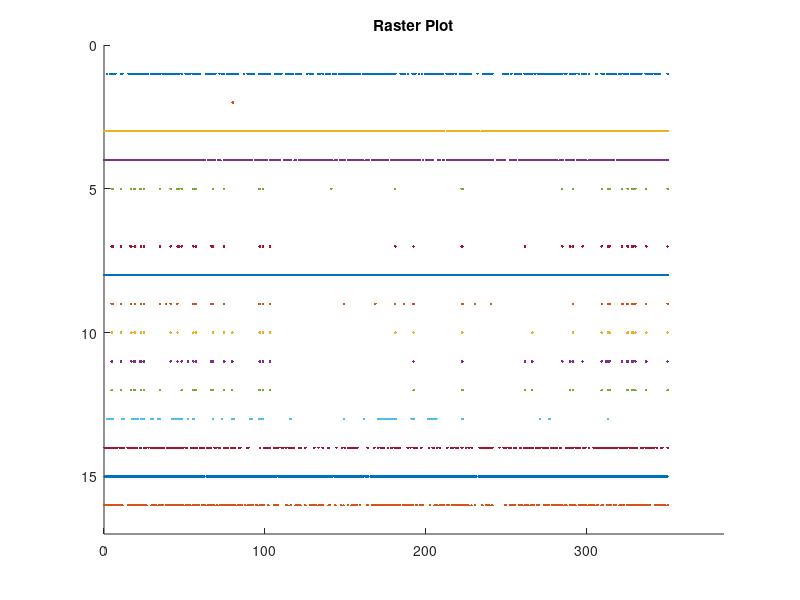
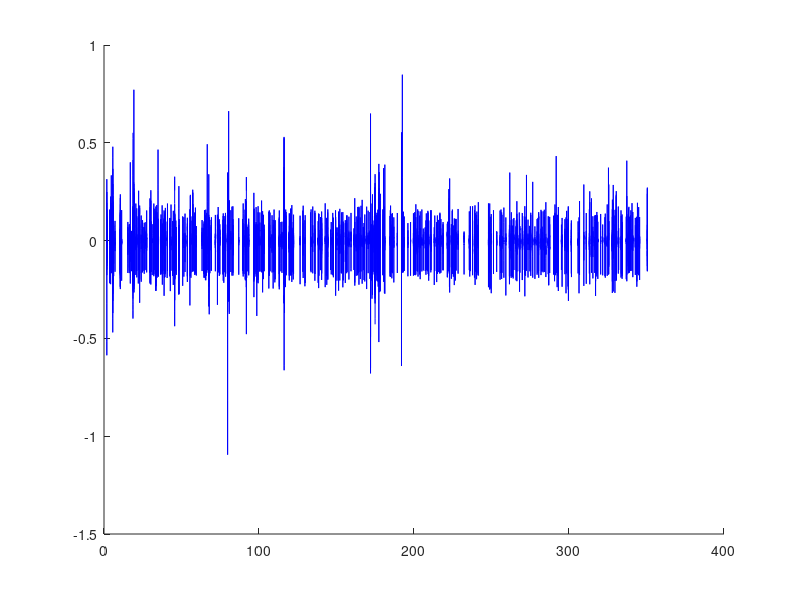
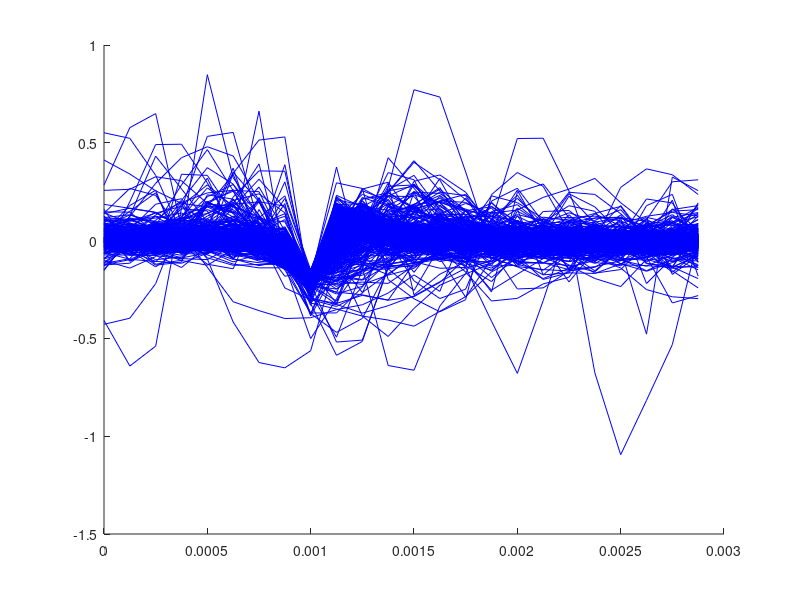
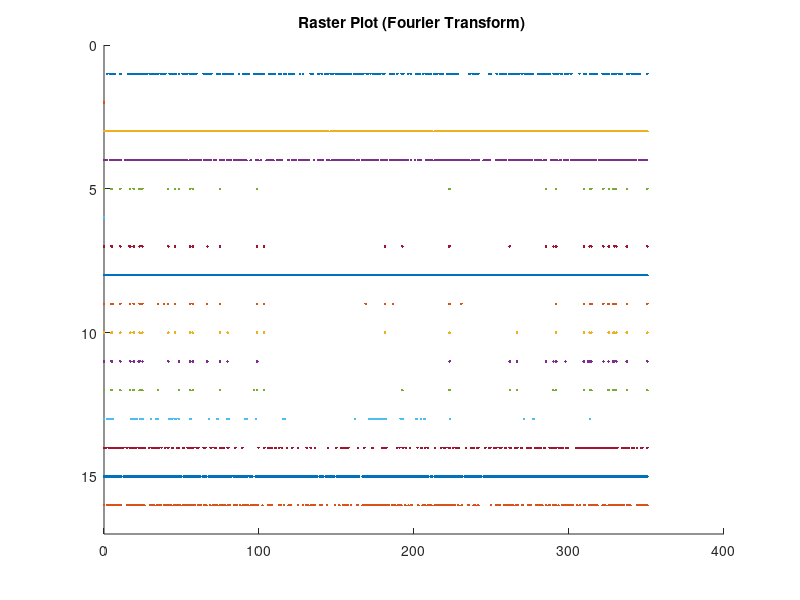

The MATLAB script that drew these images, in order: (Note: a time limit stopped this script after it produced the figures.)
%%%%%%%%%%%%%%%%%%%%%%%%%%%%%%%%%%%%%%%%%%%%
% Global Variables
%%%%%%%%%%%%%%%%%%%%%%%%%%%%%%%%%%%%%%%%%%%%

% AAAAAAAAAAAAAAAAAAAAAAAAAAAAAAAAAAAAAAAAAAAAAAAA %

clear
clc
figure(1); cla reset

% load TXT file
fid = fopen('outfile.txt');

tic

global Xsize;
Xsize=180;% X axis range [sec]             
global Ymax;
Ymax=2;% Y axis plus peak [mV]%1
global Ymin;
Ymin=-2;% Y axis plus peak [mV]%-1
global FrameRate;
FrameRate=5;% UpdatedFrame/sec              
global NextFrameRate;
NextFrameRate=0.001;% NewPage/sec                 
global SamplingFrequency;
SamplingFrequency=8000;% Samples/sec
global Timelap;
Timelap=Xsize/2; %sec                        
global StartFrom;
StartFrom=0; %sec
global position;
position=0;

BAR_THREASHOLD=0;%off
INTER_SPIKE_PLOT=0;%off

CHANNEL=16;

Ch_No = 16; %Channel number
uint32 Start_time=0; %Time at starting point
uint32 Current_time=0; % Current time


%%%%%%%%%%%%%%%%%%%%%%%%%%%%%%%%%%%%%%%%%%%%%%%%
% Open File, Pre-Allocation and Initialization %
%%%%%%%%%%%%%%%%%%%%%%%%%%%%%%%%%%%%%%%%%%%%%%%%


%Data separation by packet size
%Packet length = 200 bytes (100 data x 2 byte resolution)
fscanfData = fscanf(fid, '%d', [1 inf]);
Ch08 = fscanfData(1,:);

%Close file
fclose(fid);

%Used for initializing first iteration of data compilation loop below
%Creates a temporary data related to a packet information
if Ch08(1)>=0
    Header1=Ch08(1);
else
    Header1=Ch08(1)+65536; 
end
if Ch08(2)>=0
    Header2=Ch08(2);
else
    Header2=Ch08(2)+65536;
end
Header1_1=(Header1-mod(Header1,256))/256;
Header1_2=mod(Header1,256);
Header2_1=(Header2-mod(Header2,256))/256;
Header2_2=mod(Header2,256);
%Summary
%Header1_1 = LSB0-3, Ch info
%Header1_2 = LSB4-11
%Header2_1 = LSB12-19
%Header2_2 = LSB20-27
Ch_No=mod(Header1_1,16)+1; %Channel information
if(CHANNEL>2)
    if(Ch_No<=CHANNEL)
        Ch_No=mod((Ch_No+CHANNEL-3),CHANNEL)+1;
    end
end
Start_time = (Header1_1-mod(Header1_1,16))/16;
Start_time = Start_time + 16*Header1_2;
Start_time = Start_time + (2^12)*Header2_1;
Start_time = Start_time + (2^20)*Header2_2;
Current_time=Start_time; %Time information
data_size = size(Ch08,2);
Temp_time=zeros(1,48/2);
Temp_data=zeros(1,48/2);
for i=0:48/2-1
    Temp_time(i+1)=i./SamplingFrequency;
    Temp_data(i+1)=Ch08(i+3).*0.195./1000;
end

hold off

% Initializes variables used for determining time
hold on;
Before_time=0;
Inter_time=zeros(1,8000);
Packets=0;
Past_spike=1;

% Pre-allocates arrays for faster processing
wf_pre = zeros((data_size/(52/2)-1), 24);

ch1_time_point = wf_pre; ch1_data_point = wf_pre;
ch2_time_point = wf_pre; ch2_data_point = wf_pre;
ch3_time_point = wf_pre; ch3_data_point = wf_pre;
ch4_time_point = wf_pre; ch4_data_point = wf_pre;
ch5_time_point = wf_pre; ch5_data_point = wf_pre;
ch6_time_point = wf_pre; ch6_data_point = wf_pre;
ch7_time_point = wf_pre; ch7_data_point = wf_pre;
ch8_time_point = wf_pre; ch8_data_point = wf_pre;
ch9_time_point = wf_pre; ch9_data_point = wf_pre;
ch10_data_point = wf_pre; ch10_time_point = wf_pre;
ch11_data_point = wf_pre; ch11_time_point = wf_pre;
ch12_data_point = wf_pre; ch12_time_point = wf_pre;
ch13_data_point = wf_pre; ch13_time_point = wf_pre;
ch14_data_point = wf_pre; ch14_time_point = wf_pre;
ch15_data_point = wf_pre; ch15_time_point = wf_pre;
ch16_data_point = wf_pre; ch16_time_point = wf_pre;

%%%%%%%%%%%%%%%%%%%%%%%%%%%%%%%%%%%%%%%%%%%%%%%%
% Read data and compile into variables         %
%%%%%%%%%%%%%%%%%%%%%%%%%%%%%%%%%%%%%%%%%%%%%%%%

% Compiles time and voltage data into pre-allocated arrays
for i=1:(data_size/(52/2)-1)

    if ( (Ch_No == 1 ) )
        ch1_time_point(i, :) = Temp_time + (Current_time-Start_time)/SamplingFrequency;
        ch1_data_point(i, :) = Ch08( 3+i*52/2 : 3+i*52/2+23 ).*0.195./1000;   
    end
    if ( (Ch_No == 2 ) )
        ch2_time_point(i, :) = Temp_time + (Current_time-Start_time)/SamplingFrequency;
        ch2_data_point(i, :) = Ch08( 3+i*52/2 : 3+i*52/2+23 ).*0.195./1000;   
    end
    if ( (Ch_No == 3 ) )
        ch3_time_point(i, :) = Temp_time + (Current_time-Start_time)/SamplingFrequency;
        ch3_data_point(i, :) = Ch08( 3+i*52/2 : 3+i*52/2+23 ).*0.195./1000;   
    end
    if ( (Ch_No == 4 ) )
        ch4_time_point(i, :) = Temp_time + (Current_time-Start_time)/SamplingFrequency;
        ch4_data_point(i, :) = Ch08( 3+i*52/2 : 3+i*52/2+23 ).*0.195./1000;   
    end
    if ( (Ch_No == 5 ) )
        ch5_time_point(i, :) = Temp_time + (Current_time-Start_time)/SamplingFrequency;
        ch5_data_point(i, :) = Ch08( 3+i*52/2 : 3+i*52/2+23 ).*0.195./1000;   
    end
    if ( (Ch_No == 6 ) )
        ch6_time_point(i, :) = Temp_time + (Current_time-Start_time)/SamplingFrequency;
        ch6_data_point(i, :) = Ch08( 3+i*52/2 : 3+i*52/2+23 ).*0.195./1000;   
    end
    if ( (Ch_No == 7 ) )
        ch7_time_point(i, :) = Temp_time + (Current_time-Start_time)/SamplingFrequency;
        ch7_data_point(i, :) = Ch08( 3+i*52/2 : 3+i*52/2+23 ).*0.195./1000;   
    end
    if ( (Ch_No == 8 ) )
        ch8_time_point(i, :) = Temp_time + (Current_time-Start_time)/SamplingFrequency;
        ch8_data_point(i, :) = Ch08( 3+i*52/2 : 3+i*52/2+23 ).*0.195./1000;   
    end
    
    if ( (Ch_No == 9 ) )
        ch9_time_point(i, :) = Temp_time + (Current_time-Start_time)/SamplingFrequency;
        ch9_data_point(i, :) = Ch08( 3+i*52/2 : 3+i*52/2+23 ).*0.195./1000;   
    end
    if ( (Ch_No == 10 ) )
        ch10_time_point(i, :) = Temp_time + (Current_time-Start_time)/SamplingFrequency;
        ch10_data_point(i, :) = Ch08( 3+i*52/2 : 3+i*52/2+23 ).*0.195./1000;   
    end
    if ( (Ch_No == 11 ) )
        ch11_time_point(i, :) = Temp_time + (Current_time-Start_time)/SamplingFrequency;
        ch11_data_point(i, :) = Ch08( 3+i*52/2 : 3+i*52/2+23 ).*0.195./1000;   
    end
    if ( (Ch_No == 12 ) )
        ch12_time_point(i, :) = Temp_time + (Current_time-Start_time)/SamplingFrequency;
        ch12_data_point(i, :) = Ch08( 3+i*52/2 : 3+i*52/2+23 ).*0.195./1000;   
    end
    if ( (Ch_No == 13 ) )
        ch13_time_point(i, :) = Temp_time + (Current_time-Start_time)/SamplingFrequency;
        ch13_data_point(i, :) = Ch08( 3+i*52/2 : 3+i*52/2+23 ).*0.195./1000;   
    end
    if ( (Ch_No == 14 ) )
        ch14_time_point(i, :) = Temp_time + (Current_time-Start_time)/SamplingFrequency;
        ch14_data_point(i, :) = Ch08( 3+i*52/2 : 3+i*52/2+23 ).*0.195./1000;   
    end
    if ( (Ch_No == 15 ) )
        ch15_time_point(i, :) = Temp_time + (Current_time-Start_time)/SamplingFrequency;
        ch15_data_point(i, :) = Ch08( 3+i*52/2 : 3+i*52/2+23 ).*0.195./1000;   
    end
    if ( (Ch_No == 16 ) )
        ch16_time_point(i, :) = Temp_time + (Current_time-Start_time)/SamplingFrequency;
        ch16_data_point(i, :) = Ch08( 3+i*52/2 : 3+i*52/2+23 ).*0.195./1000;   
    end
    
    % Determines current channel
        Ch_No=mod(Header1_1,16)+1;
        
    if(CHANNEL>2)
        if(Ch_No<=CHANNEL)
            Ch_No=mod((Ch_No+CHANNEL-3),CHANNEL)+1;
        end
    end
    
    if Ch08(1+i*52/2)>=0
        Header1=Ch08(1+i*52/2);
    else
        Header1=Ch08(1+i*52/2)+65536;
    end
    if Ch08(2+i*52/2)>=0
        Header2=Ch08(2+i*52/2);
    else
        Header2=Ch08(2+i*52/2)+65536;
    end
    Header1_1=(Header1-mod(Header1,256))/256;
    Header1_2=mod(Header1,256);
    Header2_1=(Header2-mod(Header2,256))/256;
    Header2_2=mod(Header2,256);
    Current_time = (Header1_1-mod(Header1_1,16))/16 + 16*Header1_2 + (2^12)*Header2_1 + (2^20)*Header2_2;
end

%%%%%%%%%%%%%%%%%%%%%%%%%%%%%%%%%%%%%%%%%%%%%%%%
% Raster Plotting                              %
%%%%%%%%%%%%%%%%%%%%%%%%%%%%%%%%%%%%%%%%%%%%%%%%

% Assigns time data to a cell array for simplicity
time = {ch1_time_point, ch2_time_point, ch3_time_point, ch4_time_point ...
    ch5_time_point, ch6_time_point, ch7_time_point, ch8_time_point ...
    ch9_time_point, ch10_time_point, ch11_time_point, ch12_time_point ...
    ch13_time_point, ch14_time_point, ch15_time_point, ch16_time_point};

data = {ch1_data_point, ch2_data_point, ch3_data_point, ch4_data_point ...
    ch5_data_point, ch6_data_point, ch7_data_point, ch8_data_point ...
    ch9_data_point, ch10_data_point, ch11_data_point, ch12_data_point ...
    ch13_data_point, ch14_data_point, ch15_data_point, ch16_data_point};

save('time_points.mat', 'time');
save('data_points.mat', 'data');

xMax = max(max(time{1}));
for i = 2:length(time)
    if (max(max(time{i})) > xMax) && (max(max(time{i})) < 10^4)
        xMax = max(max(time{i}));
    end
end
xMax = xMax.*1.1;

% Plotting raster plot and determining total firing rate
hold on
netFiringRates = zeros(1, CHANNEL);
for i = 1:length(time)
    Temp_time = time{i};
    TS = Temp_time( (Temp_time(:, 1) > 0 ) );
    scatter( TS, zeros(1, length(TS))+i , '.');
    firingRate = length(TS) ./ max(TS);
    if ~isempty(firingRate)
        netFiringRates(i) = firingRate;
    end
    disp(['Ch ' num2str(i) ' total firing rate: ' num2str(firingRate)]);
end

% Graph scale - change ylim depending on time
ylim([0, CHANNEL + 1]);
%xlim([0, max(max( time ))]);
set(gca, 'YDir','reverse');

% CCCCCCCCCCCCCCCCCCCCC %

x=[];
y=[];

for i = 1:length(time)
    Temp_time = time{i};
    Temp_data = data{i};
    ind = find(Temp_time(:, 1) > 0); 
    x = zeros(1, length(ind).*24);
    y = zeros(1, length(ind).*24);
    for i2 = 1:length(ind)
        x( (24*i2 - 23):(24*i2) ) = Temp_time(ind(i2), :);
        y( (24*i2 - 23):(24*i2) ) = Temp_data(ind(i2), :); 
    end
    data2.x = x;
    data2.y = y;
    save(['ch' num2str(i) '.mat'], 'data2');
    clear data2;
end
xlim([0, xMax]);
disp('Saved time and voltage data for channels');

title('Raster Plot');

toc


%%

%-------------------------------------%
% ** CAN ONLY RUN AFTER SECTION: A ** %
%-------------------------------------%

% DDDDDDDDDDDDDDDDDDDDDDDDDDDDDDDDDD %
% Transient and Merged (NO FOURIER)  %
% DDDDDDDDDDDDDDDDDDDDDDDDDDDDDDDDDD %

% ** Set current folder as directory with ch1.mat-ch16.mat ** %

tic

disp(' ** Set current folder as directory with ch1.mat-ch16.mat ** ');

f2 = figure(2); cla reset;

% f4 = figure('units','normalized','outerposition',[0 0 1 1]);

% Change j for number of channels to plot - CHANNEL = 16


for j = 1
    
    load(['ch' num2str(j) '.mat']);
    
    Temp_time = data2.x;
    Temp_data = data2.y;
    
    hold on
    for i = 0:24:length(Temp_time)-24
        x = Temp_time( (i+1):(i+24) );
        y = Temp_data( (i+1):(i+24) );
        plot(x, y, 'b');
    end
    
    disp(['Channel ' num2str(j) ' plotted']);
    hold off
    
end


disp('Plotted');


f3 = figure(3); cla reset;
hold on
for i = 0:24:length(Temp_time)-24
    x = Temp_time( (i+1):(i+24) ) - Temp_time(i+1);
    y = Temp_data( (i+1):(i+24) );
    if max(max(abs(y))) < 2
        plot(x, y, 'b');
    end
end
hold off

toc


%%
% EEEEEEEEEEEEEEEEEEEEEEEEE %%%%%%%%%%%%%
% Fourier transform noise filtering %
% EEEEEEEEEEEEEEEEEEEEEEEEE %%%%%%%%%%%%%

clc

tic
figure(4); cla reset; hold on;

load('time_points.mat');
load('data_points.mat');

% j = 1:length(time); CHANNEL SELECTION
j = 1:16;
spikeInds = [];

for j = j
    
    temp_time = time{j};
    temp_data = data{j};
    
    % find index with spikes
    ind = find( temp_time(:, 1) > 0);

    for i = 1:length(ind)

        start = temp_time( ind(i), 1 );
        x = temp_time( ind(i), : );
        y = temp_data( ind(i), : );

        % For fourier transform
        fs = 8000;
        N = length(y);
        X_mags = abs(fft(y));
        bin_vals = 0:N-1;
        fax_Hz = bin_vals*fs/N;
        N_2 = ceil(N/2);

        % find index where magnitude is maximum
        fMaxInd = find(X_mags(1:N_2) == max(X_mags(1:N_2)));
        freq = fax_Hz(1:N_2);
        maxFreq = freq(fMaxInd(1));
        maxFreqSize = length(maxFreq( (maxFreq > 500) & (maxFreq < 2000) ) );

        % plot only if maximum is between 0.5 kHz and 2 kHz
        if (maxFreq > 500) && (maxFreq < 2000)
            spikeInds = [spikeInds; ind(i)];
        end

    end
    
    scatter(temp_time(spikeInds), j.*ones(1, length(spikeInds)), '.');
    
    f_x = zeros(1, length(spikeInds).*24);
    f_y = f_x;
    for i = 1:length(spikeInds)
        f_x( (24*i)-23:(24*i) ) = temp_time(spikeInds(i), :);
        f_y( (24*i)-23:(24*i) ) = temp_data(spikeInds(i), :);
    end
    
    % Saves channel time and data under variable: dataFourier %
    % Stored in file: "f_chx.mat" in current directory
    dataFourier.x = f_x;
    dataFourier.y = f_y;
    save(['f_ch' num2str(j) '.mat'], 'dataFourier');  
    
end
set(gca, 'YDir','reverse');
% Graph scale - change ylim depending on time
ylim([0, 17]);
title('Raster Plot (Fourier Transform) ');
%xlim([0, max(max( time ))]);
hold off

toc

%%

%-------------------------------------%
% ** CAN ONLY RUN AFTER SECTION: E ** %
%-------------------------------------%

%%%FFFFFFFFFFFFFFFFFFFFF %%%%%%%%%%%%%%%%%%%%%%%%
%Fourier Transient Plot & Fourier Merged Plot %
%%%%FFFFFFFFFFFFFFFFFFFFF %%%%%%%%%%%%%%%%%%%%%%%%

tic
j = 1; % CHANNEL SELECTION

figure(5); hold on;
for j = j
    
    load(['f_ch' num2str(j) '.mat']);
    x = dataFourier.x;
    y = dataFourier.y;
    
   for i = 0:24:length(x)-24      
       plot(x(i+1:i+24), y(i+1:i+24), 'r'); 
    end
    
end
hold off

figure(6); hold on
for j = j
    
    load(['f_ch' num2str(j) '.mat']);
    x = dataFourier.x;
    y = dataFourier.y;
    
    for i = 0:24:length(x)-24
       plot(x(i+1:i+24) - x(i+1), y(i+1:i+24), 'r'); 
    end
    
end
hold off

toc
